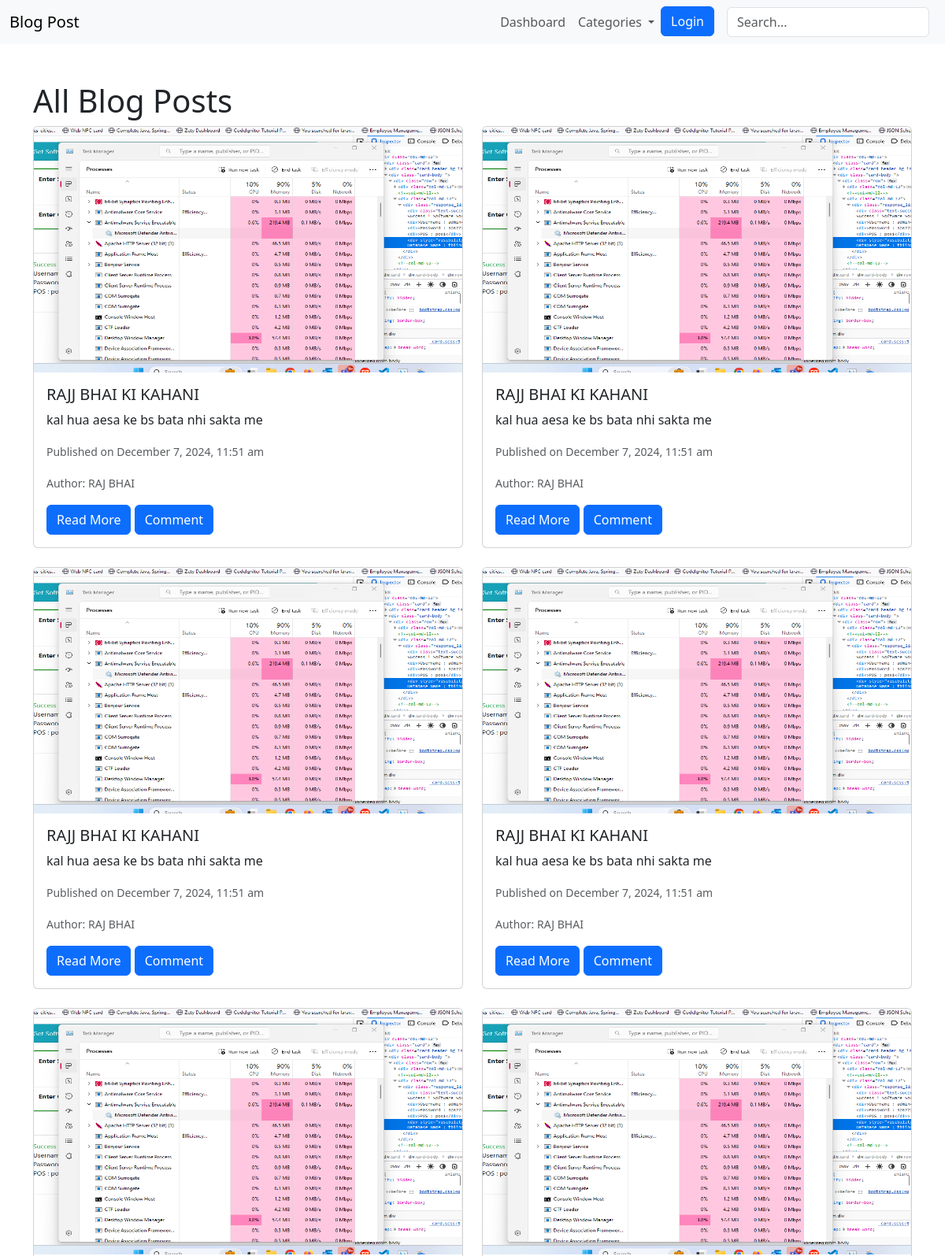
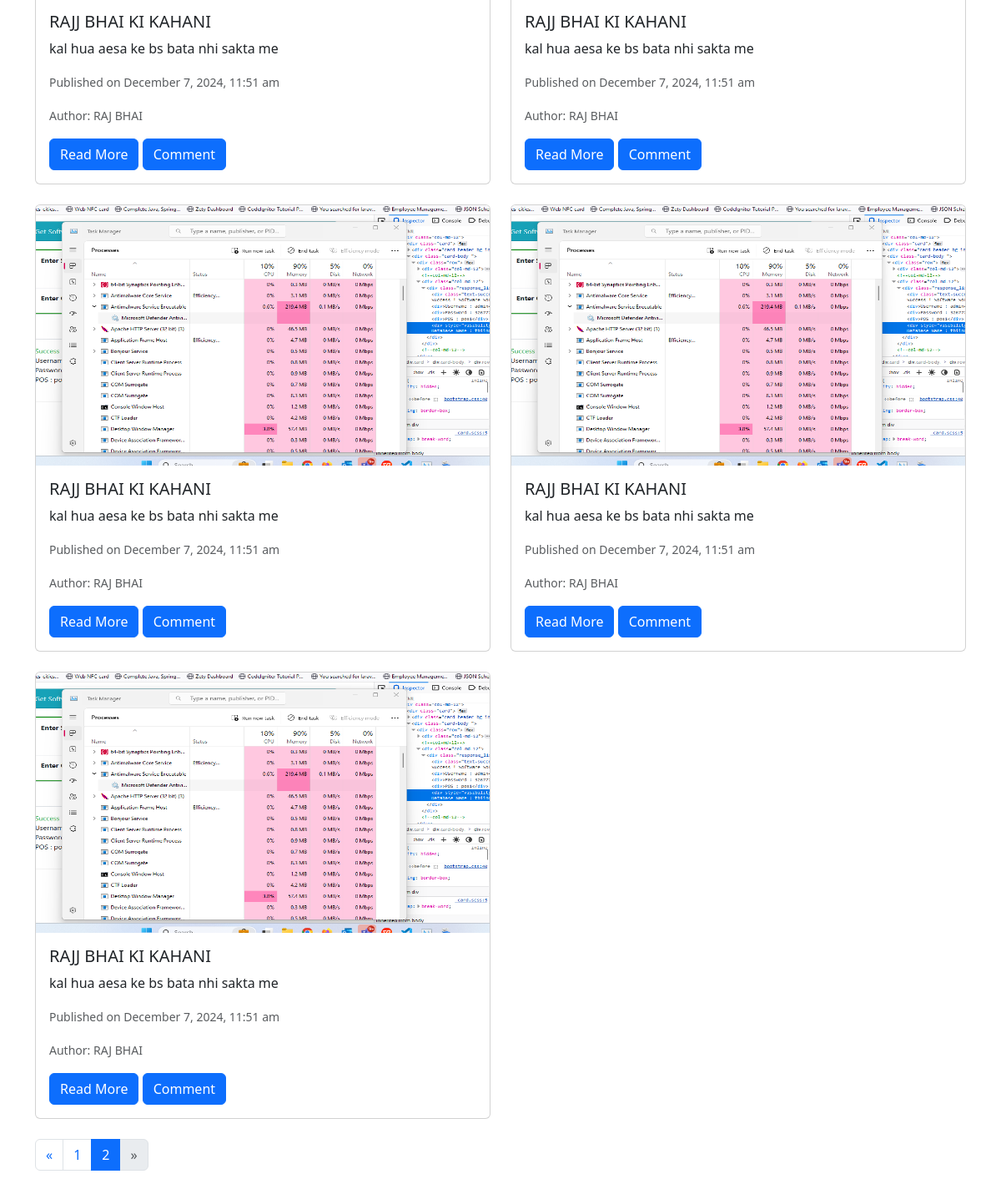
Screenshot of /?page=2 with the database file from the repository (2 pictures, top to bottom).
### tables this page shows
CREATE TABLE `posts` (
  `id` int(11) NOT NULL,
  `title` varchar(255) NOT NULL,
  `image` varchar(225) NOT NULL,
  `description` text,
  `authername` text,
  `publish_date` datetime NOT NULL,
  `status` enum('draft','published') DEFAULT 'published',
  `category_id` int(200) NOT NULL
);

### src/Controller.php (called while the page is built, shortened)
<?php
class Controller
{
    protected function render($view, $data = [])
    {
        extract($data);
        include "Views/$view.php";
    }
}

### src/Controllers/HomeController.php (called while the page is built, shortened)
<?php
class HomeController extends Controller {
    private $blogModel;
    public function __construct($pdo) {
        $this->pdo = $pdo;
        $this->blogModel = new Blog($this->pdo);
    }
    public function index() {
        $limit = 10;
        $page = isset($_GET['page']) && is_numeric($_GET['page']) ? (int)$_GET['page'] : 1;
        $offset = ($page - 1) * $limit;
        $posts = $this->blogModel->getPaginatedPosts($limit, $offset);
        $totalPosts = $this->blogModel->getTotalPosts();
        $totalPages = ceil($totalPosts / $limit);
        $data = [
            'posts' => $posts,
            'currentPage' => $page,
            'totalPages' => $totalPages,
        ];
        $this->render('index',$data);
    }
}

### index.php (called while the page is built, shortened)
<?php
$router = new Router();
$router->get('/', HomeController::class, 'index');
$router->get('/Dashboard', HomeController::class, 'Dashboard');
$router->get('/MyProfile', HomeController::class, 'MyProfile');
$router->get('/Settings', HomeController::class, 'Settings');
$router->get('/ReadBlog', HomeController::class, 'ReadBlog');
$router->get('/Comment', HomeController::class, 'Comment');
$router->post('/Comment', CommentController::class, 'CommentPost');
$router->get('/category', CategoryController::class, 'getBlogByCaidById');
$router->get('/Admin/Login', AdminController::class, 'Login');
$router->post('/Admin/Login', AdminController::class, 'LoginAuth');
$router->get('/Admin/Deactivate', AdminController::class, 'deactivate');
$router->get('/Admin/Delete', AdminController::class, 'deleteUsers');
$router->get('/Admin/AddUser', AdminController::class, 'AddUser');
$router->post('/Admin/AddUser', AdminController::class, 'AddUserPost');
$router->get('/Admin/UserList', AdminController::class, 'UserList');
$router->get('/Admin/UserList', AdminController::class, 'UserList');
$router->get('/Admin/UserList', AdminController::class, 'UserList');
$router->get('/Admin/welcome', AdminController::class, 'welcome');
$router->get('/Admin/Logout', AdminController::class, 'Logout');
$router->get('/Admin/AddBlog', AdminController::class, 'AddBlog');
$router->post('/Admin/AddBlog', AdminController::class, 'AddBlogPost');
$router->get('/Admin/BlogList', AdminController::class, 'BlogList');
$router->get('/Admin/BlogSingle', AdminController::class, 'BlogSingle');
$router->get('/Admin/BlogDelete', AdminController::class, 'BlogDelete');
$router->get('/Admin/BlogSingleEdit', AdminController::class, 'BlogSingleEdit');
$router->post('/Admin/BlogSingleEdit', AdminController::class, 'BlogSingleEditPost');
$router->get('/Admin/Comment', CommentController::class, 'CommentList');
$router->get('/Admin/ApproveComment', CommentController::class, 'ApproveComment');
$router->get('/Admin/DeleteComment', CommentController::class, 'DeleteComment');
$router->get('/Admin/CategorySystem', CategoryController::class, 'CategorySystem');
$router->post('/Admin/CategorySystem', CategoryController::class, 'CategorySystemPost');
$router->get('/search', AdminController::class, 'searchPosts');
$router->dispatch();

### src/Models/Blog.php (called while the page is built, shortened)
<?php
class Blog {
    private $pdo;
    public function __construct($pdo) {
        $this->pdo = $pdo;
    }
    public function getPaginatedPosts($limit, $offset) {
        $stmt = $this->pdo->prepare("SELECT  posts.*,cg.name as catname FROM posts  left join categories cg on cg.id = posts.category_id ORDER BY publish_date DESC LIMIT :limit OFFSET :offset");
        $stmt->bindParam(':limit', $limit, PDO::PARAM_INT);
        $stmt->bindParam(':offset', $offset, PDO::PARAM_INT);
        $stmt->execute();
        return $stmt->fetchAll(PDO::FETCH_ASSOC);
    }
    public function getTotalPosts() {
        $stmt = $this->pdo->query("SELECT COUNT(*) as total FROM posts");
        return $stmt->fetch(PDO::FETCH_ASSOC)['total'];
    }
}

### src/Views/index.php (the view, shortened to what this page needs)
<!DOCTYPE html>
<html lang="en">
<head>
    <link href="https://cdn.jsdelivr.net/npm/bootstrap@5.3.0-alpha1/dist/css/bootstrap.min.css" rel="stylesheet">
</head>
<body>
    <? include("headerweb.php"); ?>
    <div class="container mt-5">
        <h1>All Blog Posts</h1>
        <div class="row">
            <?php if (count($posts) > 0): ?>
                <?php foreach ($posts as $post): ?>
                    <div class="col-md-6 mb-4">
                        <div class="card">
                            <img style="height: 312px !important;width: 100% !important;" src="public/uploads/<?= htmlspecialchars($post['image']) ?>" class="card-img-top" alt="<?= htmlspecialchars($post['title']) ?>">
                            <div class="card-body">
                                <h5 class="card-title"><?= htmlspecialchars($post['title']) ?></h5>
                                <p class="card-text">
                                    <?=nl2br(htmlspecialchars(mb_strimwidth($post['description'], 0, 100, '...')))?>
                                </p>
                                <p class="text-muted">
                                    <small>Published on <?= date('F j, Y, g:i a', strtotime($post['publish_date'])) ?></small>
                                </p>
                                <p class="text-muted"><small>Author: <?= htmlspecialchars($post['authername']) ?></small></p>
                                <a href="ReadBlog?bpid=<?= $post['id'] ?>" class="btn btn-primary">Read More</a>
                                <a href="Comment?bpid=<?= $post['id'] ?>" class="btn btn-primary">Comment</a>
                            </div>
                        </div>
                    </div>
                <?php endforeach; ?>
            <?php else: ?>
                <p>No blog posts found.</p>
            <?php endif; ?>
        </div>
        <nav aria-label="Page navigation">
            <ul class="pagination">
                <li class="page-item <?= ($currentPage == 1) ? 'disabled' : '' ?>">
                    <a class="page-link" href="?page=<?= max(1, $currentPage - 1) ?>" aria-label="Previous">
                        <span aria-hidden="true">&laquo;</span>
                    </a>
                </li>
                <?php for ($i = 1; $i <= $totalPages; $i++): ?>
                    <li class="page-item <?= ($i == $currentPage) ? 'active' : '' ?>">
                        <a class="page-link" href="?page=<?= $i ?>"><?= $i ?></a>
                    </li>
                <?php endfor; ?>
                <li class="page-item <?= ($currentPage == $totalPages) ? 'disabled' : '' ?>">
                    <a class="page-link" href="?page=<?= min($totalPages, $currentPage + 1) ?>" aria-label="Next">
                        <span aria-hidden="true">&raquo;</span>
                    </a>
                </li>
            </ul>
        </nav>
    </div>
</body>
</html>

### rows the page displays
posts: image (picture), title "RAJJ BHAI KI KAHANI", description "kal hua aesa ke bs bata nhi sakta me", publish_date "December 7, 2024, 11:51 am", authername "RAJ BHAI"
posts: image (picture), title "RAJJ BHAI KI KAHANI", description "kal hua aesa ke bs bata nhi sakta me", publish_date "December 7, 2024, 11:51 am", authername "RAJ BHAI"
posts: image (picture), title "RAJJ BHAI KI KAHANI", description "kal hua aesa ke bs bata nhi sakta me", publish_date "December 7, 2024, 11:51 am", authername "RAJ BHAI"
posts: image (picture), title "RAJJ BHAI KI KAHANI", description "kal hua aesa ke bs bata nhi sakta me", publish_date "December 7, 2024, 11:51 am", authername "RAJ BHAI"
posts: image (picture), title "RAJJ BHAI KI KAHANI", description "kal hua aesa ke bs bata nhi sakta me", publish_date "December 7, 2024, 11:51 am", authername "RAJ BHAI"
posts: image (picture), title "RAJJ BHAI KI KAHANI", description "kal hua aesa ke bs bata nhi sakta me", publish_date "December 7, 2024, 11:51 am", authername "RAJ BHAI"
posts: image (picture), title "RAJJ BHAI KI KAHANI", description "kal hua aesa ke bs bata nhi sakta me", publish_date "December 7, 2024, 11:51 am", authername "RAJ BHAI"
posts: image (picture), title "RAJJ BHAI KI KAHANI", description "kal hua aesa ke bs bata nhi sakta me", publish_date "December 7, 2024, 11:51 am", authername "RAJ BHAI"
posts: image (picture), title "RAJJ BHAI KI KAHANI", description "kal hua aesa ke bs bata nhi sakta me", publish_date "December 7, 2024, 11:51 am", authername "RAJ BHAI"
